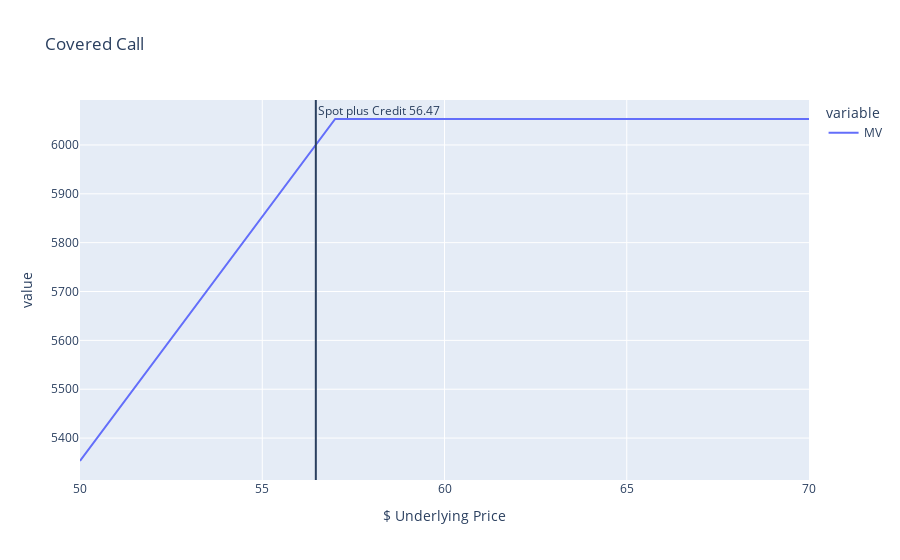

Source (notebook cell):
### Code cell
portfolio = 100*Ss + -np.maximum(Ss-57,0)*100 + (353.087)
covered_call = pd.DataFrame(portfolio,columns = ['MV'],index = Ss)
covered_call.index.name ='$ Underlying Price'
ccalfig = px.line(covered_call,title = 'Covered Call')

ccalfig.add_vline(x = 56.47,annotation = dict(text = f"Spot plus Credit {56.47}"))

### Figure 1 — Plotly figure (JSON) as saved in the notebook; plotly's stock layout.template omitted (floating-point values rounded to 4 significant figures; data arrays with more than 128 entries replaced by an {"elided": "..."} marker saying what was removed)
{"data": [{"hovertemplate": "variable=MV<br>$ Underlying Price=%{x}<br>value=%{y}<extra></extra>", "legendgroup": "MV", "line": {"color": "#636efa", "dash": "solid"}, "marker": {"symbol": "circle"}, "mode": "lines", "name": "MV", "orientation": "v", "showlegend": true, "type": "scatter", "x": {"elided": "161 float values"}, "xaxis": "x", "y": {"elided": "161 float values"}, "yaxis": "y"}], "layout": {"annotations": [{"showarrow": false, "text": "Spot plus Credit 56.47", "x": 56.47, "xanchor": "left", "xref": "x", "y": 1, "yanchor": "top", "yref": "y domain"}], "legend": {"title": {"text": "variable"}, "tracegroupgap": 0}, "shapes": [{"type": "line", "x0": 56.47, "x1": 56.47, "xref": "x", "y0": 0, "y1": 1, "yref": "y domain"}], "title": {"text": "Covered Call"}, "xaxis": {"anchor": "y", "domain": [0, 1], "title": {"text": "$ Underlying Price"}}, "yaxis": {"anchor": "x", "domain": [0, 1], "title": {"text": "value"}}}}
